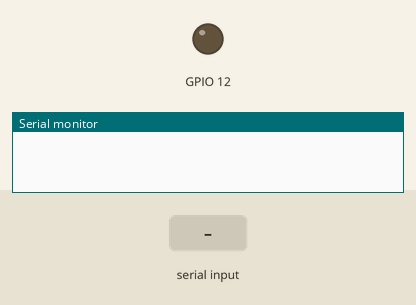
This sketch was run on a simulated ESP32. On the bench: output pins drawn as LEDs (lit = HIGH), the last lines printed to the serial monitor. The test bench sets the inputs (shaded band). Nothing arrives over Bluetooth unless stated.

Above: at 1.2 s.
1.3 s: "b" received over the second serial link
At 2.5 s:
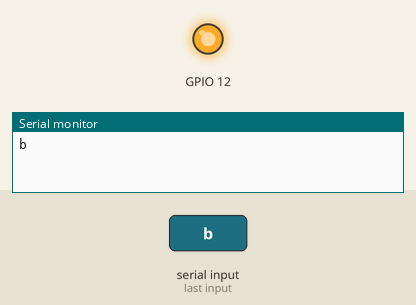
2.8 s: "a" received over the second serial link
At 3.9 s:
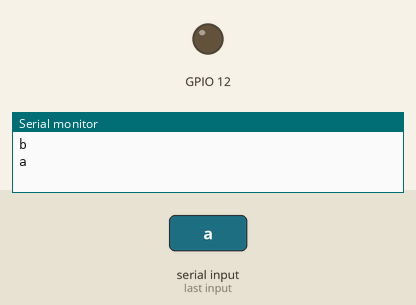
Timing chart, 0 to 5.8 s (numbered marks = the images above; inputs shaded):
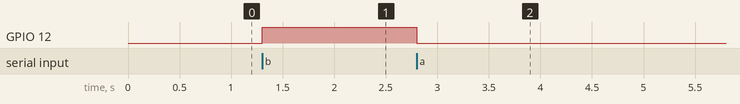

The sketch:

wk11-1.ino
```cpp
#include <BluetoothSerial.h>
BluetoothSerial BT;
void setup() {
  // put your setup code here, to run once:
  Serial.begin(115200);
  BT.begin("rita");//請改名
  pinMode(12,OUTPUT);
}

void loop() {
  // put your main code here, to run repeatedly:
  while (BT.available()) {
    //讀取藍芽資料
     char BTdata=BT.read();
    //顯示在序列視窗
    Serial.println(BTdata);
//    if(BTdata='b'){
//      digitalWrite(12,HIGH);
////      fflush(stdin);
//     }
//    else {
//      digitalWrite(12,LOW);
//      }
    switch(BTdata){
    case 'b':
    digitalWrite(12,HIGH);
    break;
    case 'a':
    digitalWrite(12,LOW);
    break;
    }
 }

  delay(1);
}
```

Measured:
- after the input at 1.3 s, GPIO 12: LOW → HIGH at once
- after the input at 2.8 s, GPIO 12: HIGH → LOW at once
